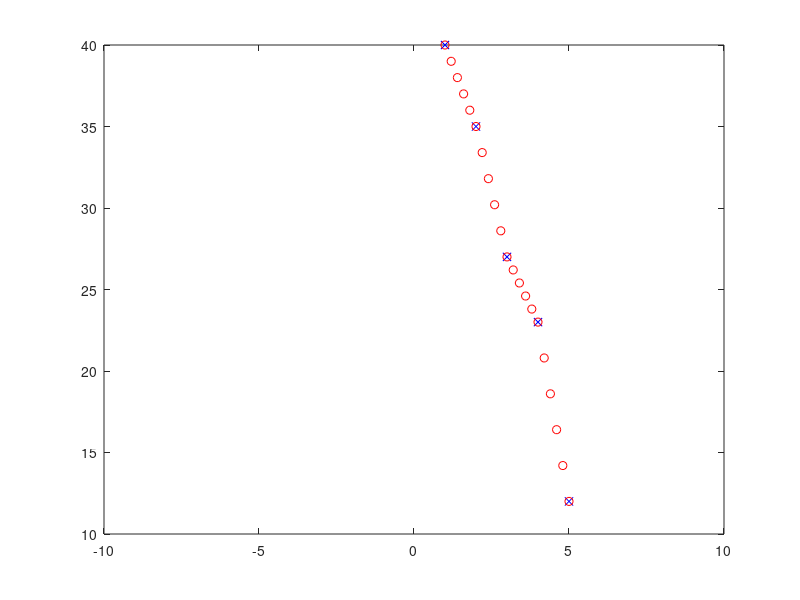

The MATLAB source for this figure: (Note: this script raises an error after producing the figure.)
x = 1:5;
y = [40 35 27 23 12];
plot(x,y)


%% Interp

newx = -10:.2:10;
newy = interp1(x,y,newx);
plot(x,y,'bx',newx,newy, 'or')

%% linear
close all
newy_lin = interp1(x,y,newx,'linear');
newy_spline = interp1(x,y,newx,'spline');
newy_cube = interp1(x,y,newx,'cube');
newy_near = interp1(x,y,newx,'nearest');
plot(x,y,'bx')
hold on
plot(newx,newy_lin)
plot(newx,newy_spline)
plot(newx,newy_cube)
plot(newx,newy_near)
legend('Data','linear','spline','cube','nearest')


%% regression analysis
clear; clc; close all


x = 1:5;
y = [40 35 27 23 12];
coeffs = polyfit(x,y,1);
newy = coeffs(1).*x + coeffs(2);
plot(x,y,'b*',x,newy,'r-')
legend('data','line fit');

%% third order
clear; clc; close all


x = 1:5;
y = [40 35 27 23 12];
coeffs = polyfit(x,y,1);  %changing coeffs from 1 to 5 makes line less error but less accurate(over-determined)
newx = 1:.01:5;
newy = polyval(coeffs,newx);
plot(x,y,'b*',newx,newy,'r-')
legend('data','line fit');

%% test
clear; clc; close all


x = 1:6;
y = [1.6 3.7 10.21 14.45 27.21 34.43];

%first order
coeffs = polyfit(x,y,1);  %changing coeffs from 1 to 5 makes line less error but less accurate(over-determined)
newx1 = 1:.01:6;
newy1 = polyval(coeffs,newx1);

%second order
coeffs = polyfit(x,y,2);  %changing coeffs from 1 to 5 makes line less error but less accurate(over-determined)
newx2 = 1:.01:6;
newy2 = polyval(coeffs,newx2);


%third
coeffs = polyfit(x,y,3);  %changing coeffs from 1 to 5 makes line less error but less accurate(over-determined)
newx3 = 1:.01:6;
newy3 = polyval(coeffs,newx3);

%fourth
coeffs = polyfit(x,y,4);  %changing coeffs from 1 to 5 makes line less error but less accurate(over-determined)
newx4 = 1:.01:6;
newy4 = polyval(coeffs,newx4);





plot(newx1,newy1,newx2,newy2,newx3,newy3,newx4,newy4)
legend('first','second','third','fourth');


%% Diff
clear; clc; close all;

x = 1:5;
y = [40 35 27 23 12];
slope = diff(y)./diff(x);

plot(x,y)
hold on
plot(1.5:1:4.5,slope)

%% function calculation
clear; clc; close all
x = -5:0.5:5;
y = x.^4 + 2.*x.^3-7.*x+3;
slope = diff(y)./diff(x);
yprime = 4.*x.^3+6.*x.^2 - 7;
plot(x(2:length(x)),slope);
hold on

plot(x,yprime);

%% numeric integration
clear; clc; close all

